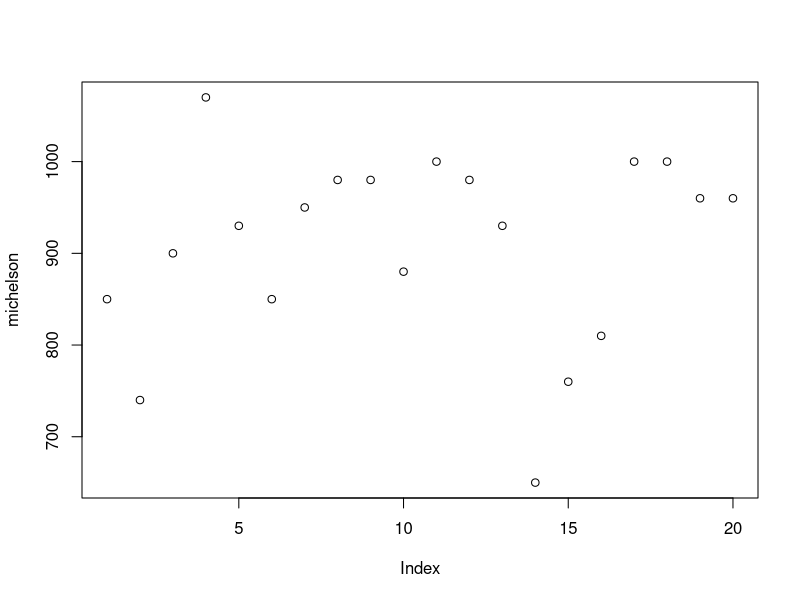
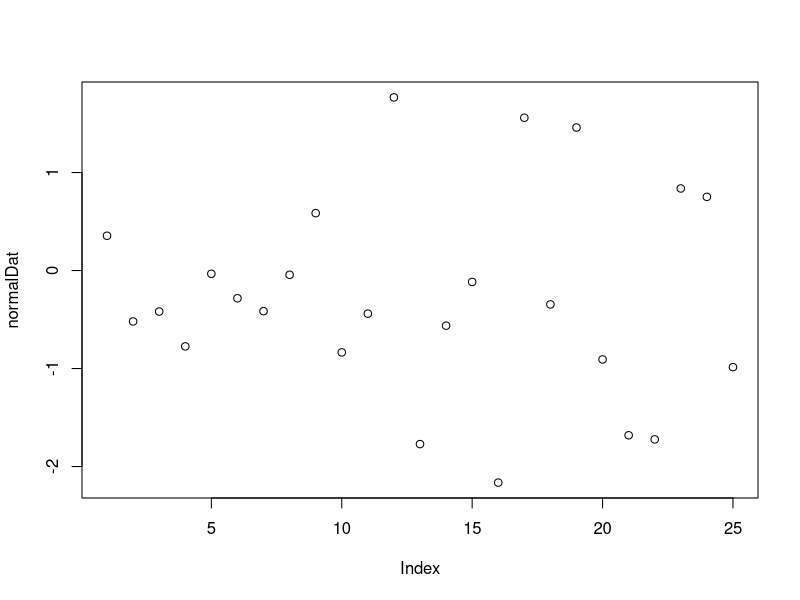
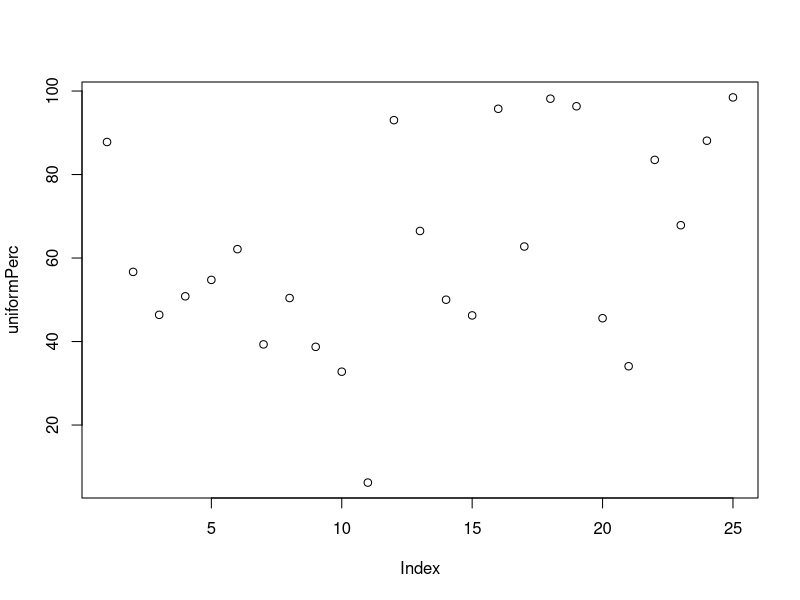
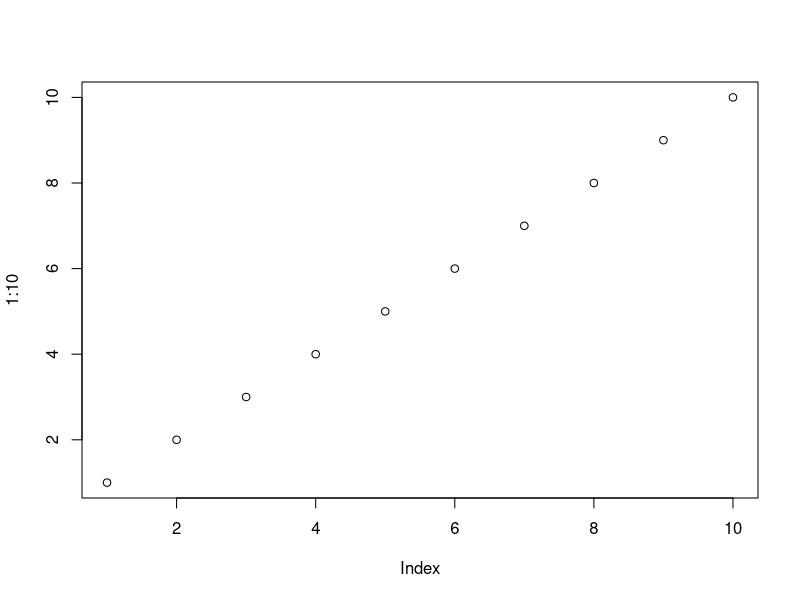
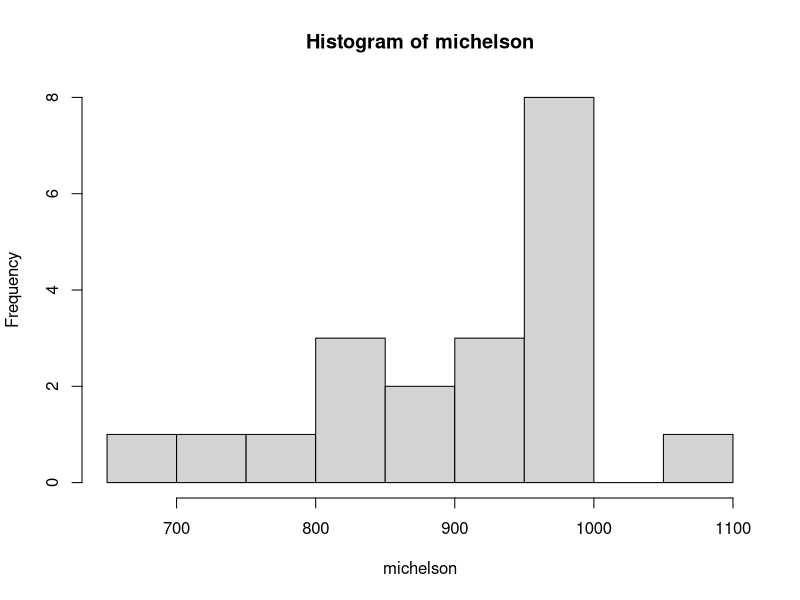
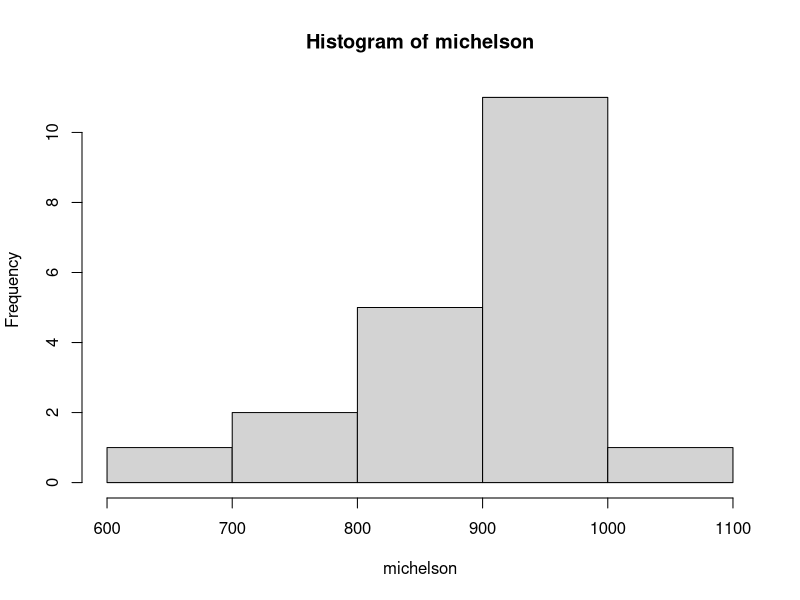
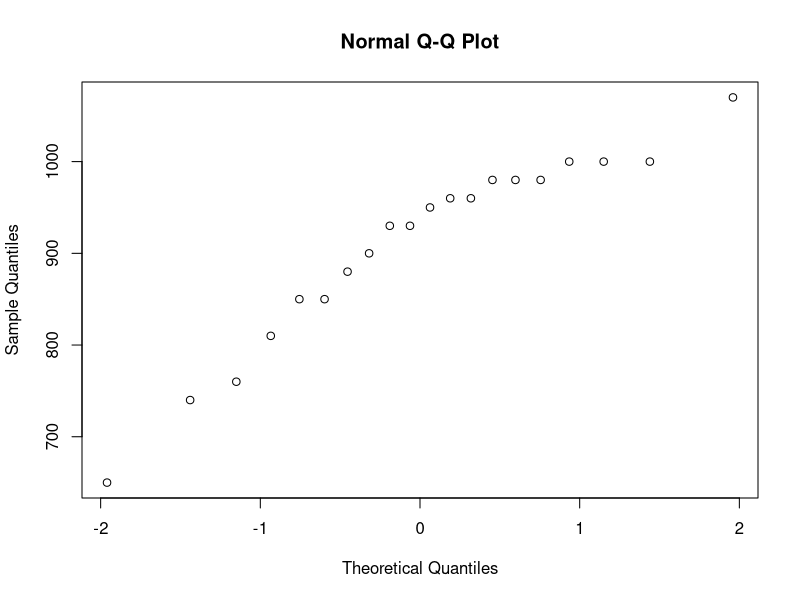
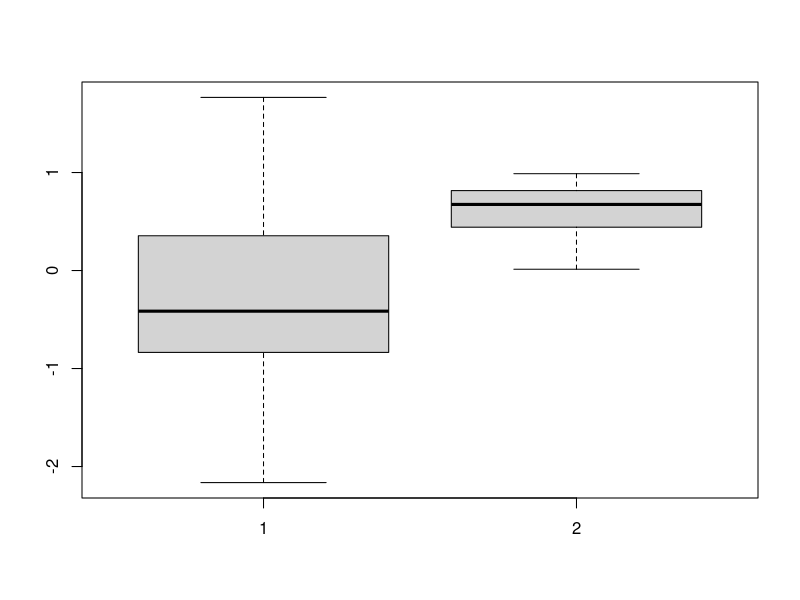

Recreate these plots in R, in order. (Note: this script raises an error after producing the figures.)
# From Git?
#and back from home....

# https://docs.microsoft.com/en-gb/machine-learning-server/r/tutorial-r-to-revoscaler
# https://www.stat.berkeley.edu/~nolan/stat133/Fall05/lectures/RegEx.html
# https://www.sitepoint.com/introduction-r-rstudio/
#
# c(ombine) data  into vector
# remember linear algebra: input vector -> fn() -> output vector , any number of items in either vector ok

michelson  <- c(850, 740, 900, 1070, 930, 850, 950, 980, 980, 880, 1000, 980, 930, 650, 760, 810, 1000, 1000, 960, 960)

# and add more
michelsonNew <- c(michelson, 850, 930, 940, 970, 870)
michelsonNew

# generate 25 random numbers in normal distribution 
normalDat <- rnorm(25)
normalDat

# defaults to mean=0, standard deviation =1 which can be overriden
normalSat <- rnorm(25, mean=450, sd=100)
normalSat

# uniform distribution also common
uniformDat <- runif(25)
uniformDat

#min=0, max=1 defaults can be overridden
uniformPerc <- runif(25, min=0, max=100)
uniformPerc

#sequences common
1:10

# or use seq fn  (see RevoScalR for better big data format)
seq(length = 11, from = 10, to = 30)
seq(from = 10,length = 20, by = 4)

# visualise small data sets with plot
plot(michelson)
plot(normalDat)
plot(uniformPerc)
plot(1:10)

# stem show distribution like histogram eg take front as stem and rest as leaf and plot
# so 12, 13, 14, 26, 22 goes to 1|235 2|26

michelson
stem(michelson) 
hist(michelson) 
hist(michelson, nclass=5) # with defined groups (to match stem)
 
qqnorm(michelson) # check for normal distribution (should be straight)

boxplot(normalDat, uniformDat) # ood for comparing distributions

summary(michelson)
# Min. 1st Qu.  Median    Mean 3rd Qu.    Max. 
# 650     850     940     909     980    1070 

# Note ok for small datsets but extensions like rxHistogram and rcCube support big data

rxHistogram(data=michelson)

getwd() # created txt file of data and saved in "C:/Bob/Source/RClient01"

msStats <- read.table("msStats.txt", header=TRUE) #smart unpack and col name standardisation
msStats # display dataframe data
View(msStats)

ls("package:datasets") # list built in dataframes to play with

attitude

plot(attitude)


# The first two variables (rating and complaints) show a strong linear relationship. To model that relationship, we use the lm function:

# eg use regression analysis to create linear model whereby function returns dependent variable y (response) based on independent variable(s) x1, x2 .. (predictors)
attitudeLM1 <- lm(rating ~ complaints, data=attitude)  # read ~ as depends on  -- help(lm)

summary(attitudeLM1) # show summary of model ?summary

# view together using parameters function -- ?(par) -- help (plot)
par(mfrow=c(2,2)) # setup parameters
plot(attitudeLM1)

# ms extensions for big data:
# lm : rxLinMod
# glm : rxLogit rxGlm
# kmeans : rxKmeans
# rpart : rxDTree

# Matrix (single data type)
A <- matrix(c(3, 5, 7, 9, 13, 15, 8, 4, 2), ncol=3)
A
# Arithmetic goes element by element

A+A
A*A
A %*% A # linear algebra multiplication
apply(A, 2, prod) # apply function to each element ?apply can use it to sort

#lapply - apply fn() to list
list1 <- list(x = 1:10, y = c("Tami", "Victor", "Emily"), z = matrix(c(3, 5, 4, 7), nrow=2))
list1
lapply(list1, length)

# https://docs.microsoft.com/en-gb/machine-learning-server/r/tutorial-r-to-revoscaler
#
# Microsoft ReveoScaleR functions (scalable functions which can be run locally or pushed to sql server)
# 'RevoScaleR provides the foundation for a variety of high performance, scalable data analyse'
# rxImport -- load from datasource (data installed as part of RevocaleR package)
# Full data sets available here: https://packages.revolutionanalytics.com/datasets/

list.files(rxGetOption("sampleDataDir"))
rxGetOption("sampleDataDir") # C:/Program Files/Microsoft/R Client/R_SERVER/library/RevoScaleR/SampleData
# file.path concats string collection with correct os syntax : file.path("f:", "git", "surveyor") == "f:/git/surveyor"
inDataFile <- file.path(rxGetOption("sampleDataDir"), "mortDefaultSmall2000.csv")

?mortDefaultSmall

# returns memory sized data frame, we could specify output parameter to create xdf file on disk (RxXdfData object = ms block based storage format, good for distributed processing)
mortOutput <- NULL
mortData <- rxImport(inData = inDataFile, outFile = mortOutput)

class(mortData) # data.frame
nrow(mortData)
ncol(mortData)
names(mortData)
head(mortData, n = 3)
rxGetInfo(mortData, getVarInfo = TRUE, numRows=3)

# transform data
mortDataNew <- rxDataStep(
  # Specify the input data set
  inData = mortData,
  # Put in a placeholder for an output file
  outFile = NULL,
  # Specify any variables to keep or drop
  varsToDrop = c("year"),
  # Specify rows to select
  rowSelection = creditScore < 850,
  # Specify a list of new variables to create
  transforms = list(
    catDebt = cut(ccDebt, breaks = c(0, 6500, 13000),
                  labels = c("Low Debt", "High Debt")),
    lowScore = creditScore < 625))

rxGetInfo(mortDataNew, getVarInfo = TRUE, numRows=3)

# Data frame: mortDataNew 
# Number of observations: 9982 
# Number of variables: 7 
# Variable information: 
#   Var 1: creditScore, Type: integer, Low/High: (486, 847)
# Var 2: houseAge, Type: integer, Low/High: (0, 40)
# Var 3: yearsEmploy, Type: integer, Low/High: (0, 14)
# Var 4: ccDebt, Type: integer, Low/High: (0, 12275)
# Var 5: default, Type: integer, Low/High: (0, 1)
# Var 6: catDebt
# 2 factor levels: Low Debt High Debt
# Var 7: lowScore, Type: logical, Low/High: (0, 1)
# Data (3 rows starting with row 1):
#   creditScore houseAge yearsEmploy ccDebt default   catDebt lowScore
# 1         691       16           9   6725       0 High Debt    FALSE
# 2         691        4           4   5077       0  Low Debt    FALSE

?rxGetInfo
rxHistogram(~creditScore, data = mortDataNew )

#rxCube computes category counts
mortCube <- rxCube(~F(creditScore):catDebt, data = mortDataNew)         

# line plot, 2 categories, use rxResultsDF to convert to cube output to dataframe
rxLinePlot(Counts~creditScore|catDebt, data=rxResultsDF(mortCube))

# Useful RevoScaleR analysis functions:

# rxLogit(): logistic regesssion
# rxSummary(): computing summary statistics
# rxCrossTabs(): computing cross-tabs
# rxLinMod(): estimating linear models
# rxGlm(): generalized linear models
# rxCovCor(): estimating variance-covariance or correlation matrices

# Output can be used as inputs to other R functions such as principal components analysis and factor analysis.
# calc default depending on debt and yearsEmploy
myLogit <- rxLogit(default~ccDebt+yearsEmploy , data=mortDataNew)
summary(myLogit)


# Step through again but at big data scale based on xdf format instead of in-memory (otherwise same functions)
# see https://docs.microsoft.com/en-us/machine-learning-server/r/tutorial-revoscaler-large-data-loan

# Was:
# inDataFile <- file.path(rxGetOption("sampleDataDir"), "mortDefaultSmall2000.csv")
# returns memory sized data frame, we could specify output parameter to create xdf file on disk (RxXdfData object = ms block based storage format, good for distributed processing)
# mortOutput <- NULL
# mortData <- rxImport(inData = inDataFile, outFile = mortOutput)

# note can use also getwd() and setwd() for working directory defaults

# ?Quotes for help on escape chars
dataDir <- file.path("C:", "Data", "MortData") # uses correct slash for os
list.files(dataDir) 

mortCsvFileName = file.path(dataDir, "mortDefault") # start of data file name
mortXdfFileName = file.path(dataDir, "mortDefault.xdf")
  
# loop pulling in each data file by name and appending content to xdf file
append <- "none"
for (i in 2000:2009)
{
  importFile <- paste(mortCsvFileName, i, ".csv", sep="") # "C:/Data/MortData/mortDefault2009.csv"
  mortDS <- rxImport(importFile, mortXdfFileName, append=append)
  append <- "rows"
}

rxGetInfo(mortDS, numRows=5)
rxSummary(~., data = mortDS, blocksPerRead = 2) # (blocksPerRead ignored on local client)


rxGetOption("sampleDataDir") # C:/Program Files/Microsoft/R Client/R_SERVER/library/RevoScaleR/SampleData
.Platform$file.sep


# Keep going
# https://docs.microsoft.com/en-us/machine-learning-server/r/tutorial-revoscaler-large-data-loan




#
#
#useful basics
objects() # list all objects
rm(destData_mrs, newVarInfo) # remove objects
# save(x,y,x, file="myfile.rda") load("myfile.rda") save and load to save/load variables into file
data() # show built in datasets
data("women") # load dataset
women # same as print(women)
nrow(women) #15
ncol(women) #2
summary(women) # display varies depending on type of vector - here gives stats for each numeric vector
str(women) # structure of dataset - shows class/datatype is dataframe, 15 observations (rows), 2 variables (columns)
dim(women) # 15, 2 == rows, columns
length(women) # colcount for dataets, length for vectors
Hi <- "Hello World!"
class(Hi) # class/datatype == Character

# Automic Classes : character, numeric(==float), as.numeric to coerce, use Inf for infinity eg 1/0
# ints auto coerced to numercis unless forced with as.integer or specified with L suffix 5L
# Complex for imaginary numbers, Logical for boolean (use as.logical)
# NaN == Not a number 1/0, NA = Not Available (missing)

# Higher Types (made of automic types)
# Vector = collection of elements of same type use vector function or just c(concatinate)
#        Strictly 1 dimensional, adding them merges them into one vector
# [1] in output means the next item is element number 1 -- for reference / readability, nothing to do with data

# range operator allows generation MyRange <- c(1:10)

# Lists like vectors but can hold multiple types
myList <- list(5, "Hello", "Worlds", TRUE)
myList # [[1]] means first element of list is vector [1] means fist element of vector follows
class(myList) # list
class(myList[[1]]) #numeric

# Data.Frame == Table use $ to reference columns, use women$"max head" for spaces or position women[1]
women$height # returns numeric vector, class(women$height) == numeric
# head/tail limit output to console
class(women[1]) # data.frame as part of parent
class(women[[1]]) # numeric as takes column as vector

# make data.frame
men <- data.frame(height = c(50:65), weight = c(150:165))
# names function returns/sets column names
names(men) <- c("Male Height", "Male Weight")

# Matrix = multidimensional vector (all same type)
m <- matrix(nrow = 4, ncol = 5, 1:20) # values repeated until matrix full
m
# can reshape with dim function: dim(m) <- c(3,5) or dim(m) <- NULL to return to vector
# see cbind and rbind for further functionality (data frames as well)

# Factors == vectors with labels (self describing to help R functions)
f <- factor(c("Hello", "World", "Hello", "Annie", "Hello", "World"))
f
# levels == unique elements
# table function create table with each factor as column and frequency
table(f)


#regular expressions
grep("one", c("a test", "a basic string", "and one that we want", "one two three")) 

